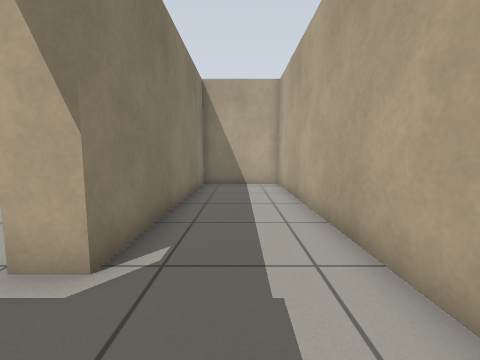
view 1 (above)

16 first-person views from a walk through a Gazebo world. The camera is 0.72 m above the floor, tilts 6° down and sees 90° across. The floor is counted in squares, 0.5 m on a side. Each view is taken from the middle of a square. On the plan, view 1 faces up. The plan holds only what a view shows up to about 13 squares ahead; the rest is blank. The place goes on beyond the plan.

view 2
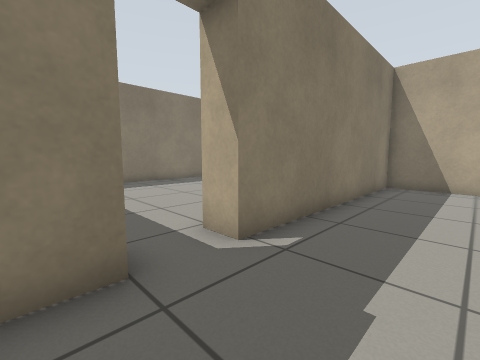

view 3
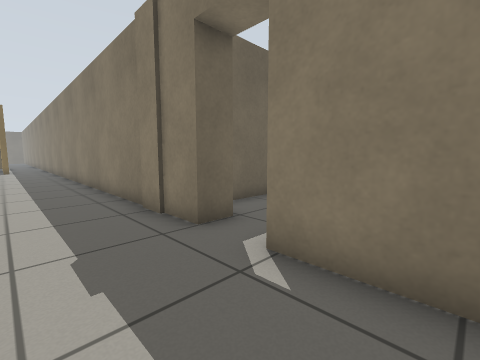

view 4
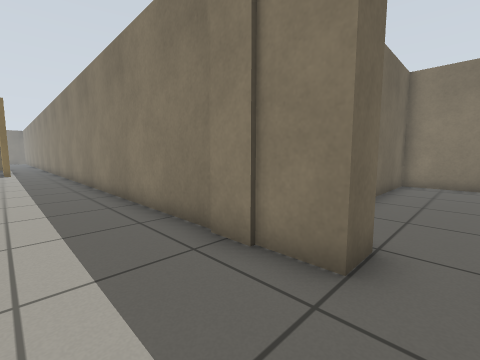

view 5
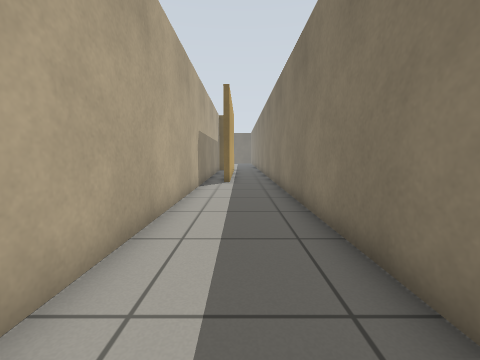

view 6
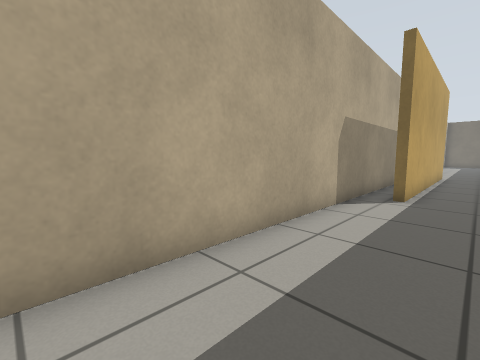

view 7
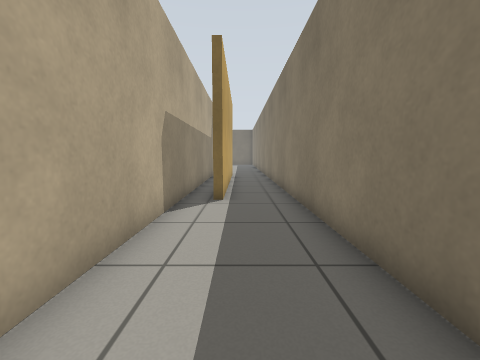

view 8
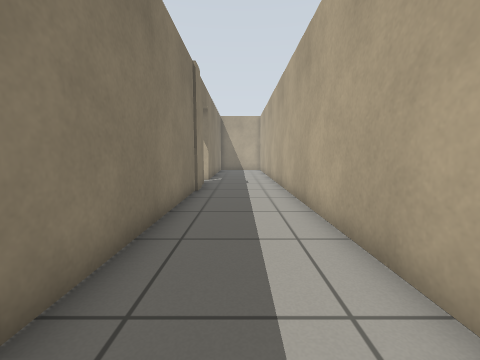

view 9
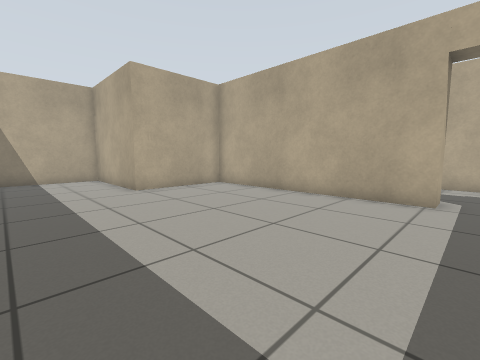

view 10
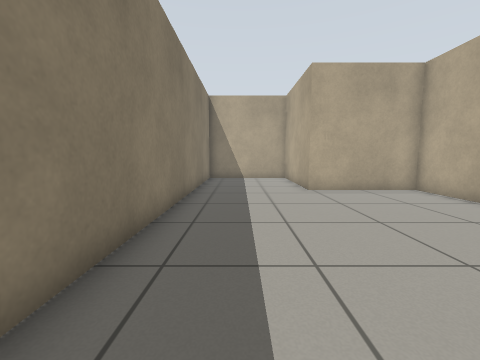

view 11
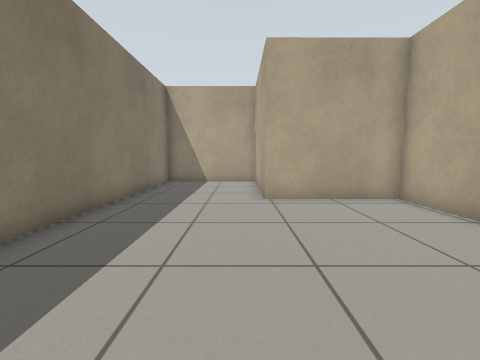

view 12
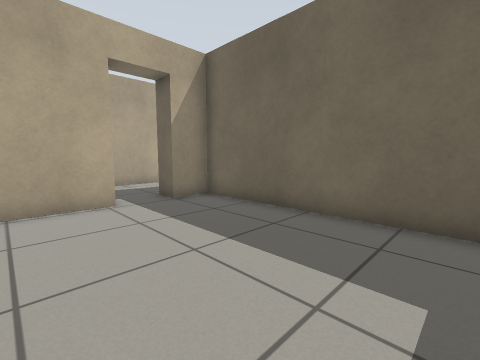

view 13
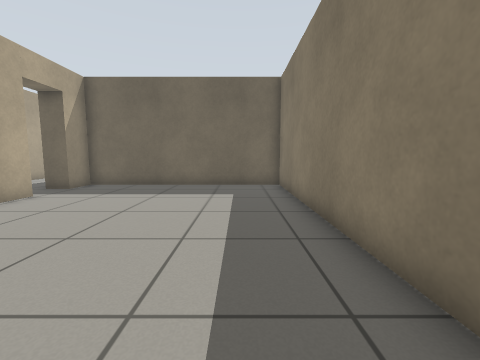

view 14
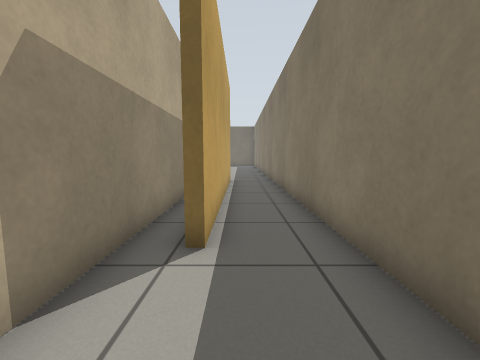

view 15
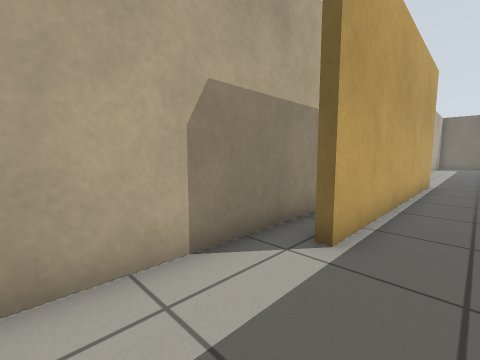

view 16
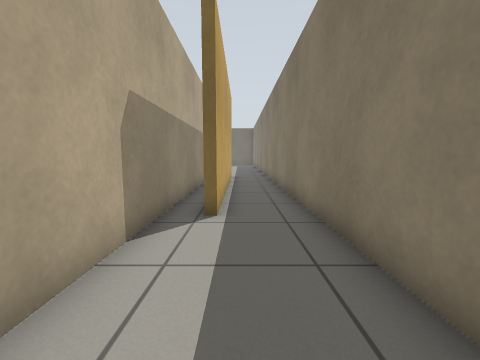

### Floor plan
Points are (right, up) in squares from view 1. A wall is a line through its corners. A room is listed if a view was taken in it or the views show most of it. See-through windows are left out.
Room 1 (views 1, 2, 3, 4, 5, 6, 7, 8, 14, 15, 16)
walls: (-1.8, 1) (-1.8, -29); (1.9, -26.6) (1.9, 11.8) (-1.8, 11.8) (-1.8, 2.8); (0.5, -29.6) (0.5, -19.5)
ways out: open door at (-2.3, 1.7) to room 2
Room 2 (views 9, 10, 11, 12, 13)
walls: (-2.8, 2.8) (-2.8, 11.8) (-7.2, 11.7) (-7.2, 16.9) (-11.9, 16.9) (-11.9, -0.5) (-2.8, -0.5) (-2.8, 1)
ways out: open door at (-2.3, 1.7) to room 1

Where each view was taken, in squares from view 1:
view 1: 0 up, 0 right, facing up
view 2: 0 up, 1 right, facing up-left
view 3: 5 up, 1 right, facing down-left
view 4: 2 up, 1 right, facing down-left
view 5: 7 down, 0 right, facing down
view 6: 11 down, 1 left, facing down-right
view 7: 12 down, 0 right, facing down
view 8: 11 down, 0 right, facing up
view 9: 2 up, 11 left, facing up-right
view 10: 2 up, 10 left, facing up
view 11: 4 up, 8 left, facing up
view 12: 5 up, 10 left, facing down-right
view 13: 11 up, 10 left, facing down
view 14: 16 down, 0 right, facing down
view 15: 16 down, 1 left, facing down-right
view 16: 14 down, 0 right, facing down
